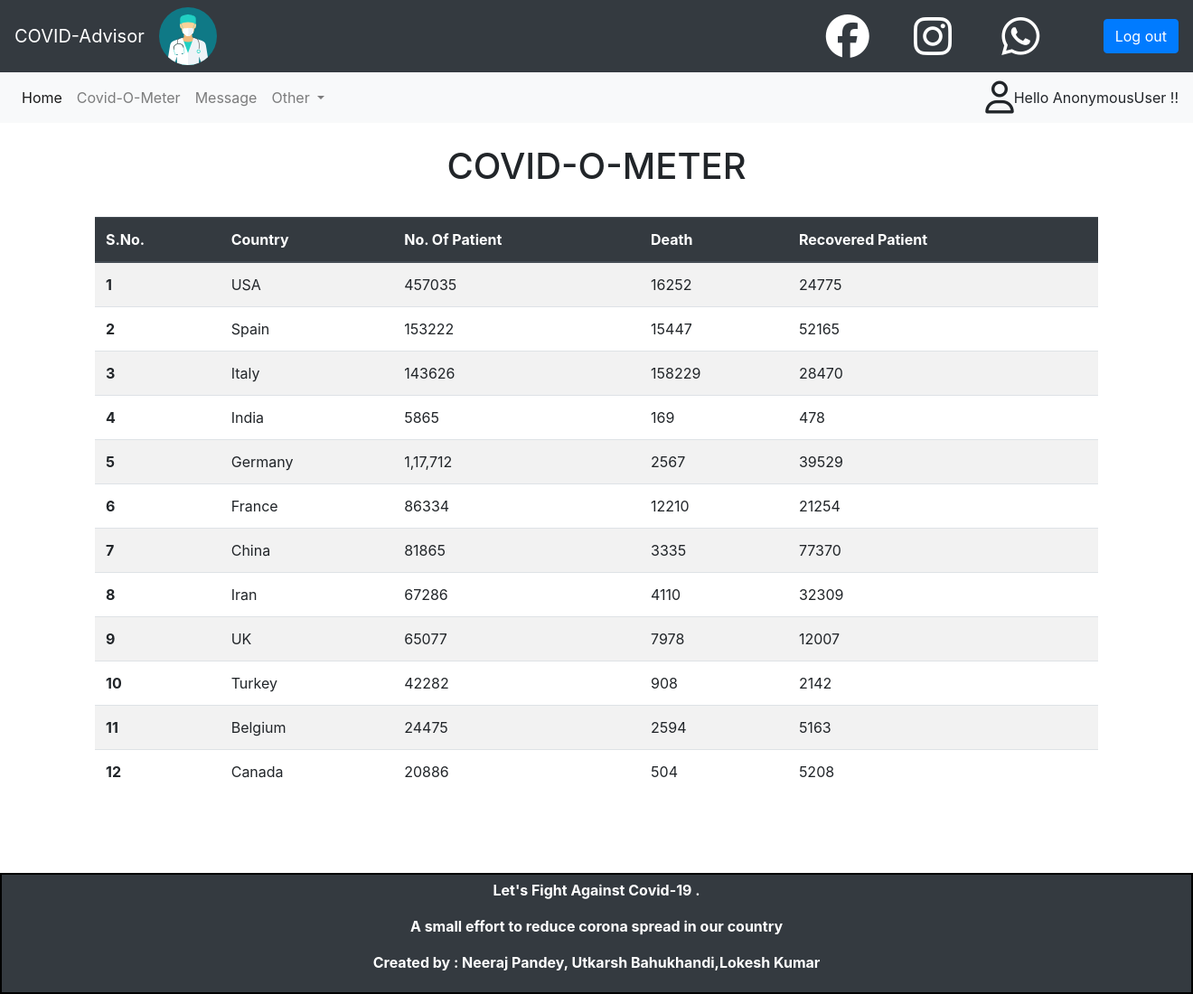
/meter/, run on the app's committed database.
### mysite/models.py (models this page shows, shortened)
class meter_data(models.Model):
    s_no=models.CharField(max_length=10,default="")
    country_name=models.CharField(max_length=10,default="")
    no_patient=models.CharField(max_length=10,default="")
    death=models.CharField(max_length=10,default="")
    no_recovered=models.CharField(max_length=10,default="")

### mysite/views.py (the view)
# urls.py: path("meter/",views.meter,name='meter'),
def meter(request):
    Data=meter_data.objects.all()
    n=len(Data)
    l=[]
    sum=0
    params={'Data':Data,'n_r':l,'nrow':range(n)}
    return render(request,'meter.html',params)

### mysite/templates/meter.html (shortened to what this page needs)
{% extends 'basic.html' %}
{% block body %}
{% load static %}
<nav class="navbar navbar-expand-lg navbar-light bg-light sticky" >
  <div class="collapse navbar-collapse" id="navbarTogglerDemo03" >
    <ul class="navbar-nav mr-auto mt-2 mt-lg-0">
      <li class="nav-item active">
        <a class="nav-link" href="/home/">Home</a>
      </li>
      <li class="nav-item">
        <a class="nav-link" href="/meter/">Covid-O-Meter</a>
      </li>
      <li class="nav-item">
          <a class="nav-link" href="/message/">Message</a>
        </li>
      <li class="nav-item dropdown">
          <a class="nav-link dropdown-toggle" href="#" id="navbarDropdownMenuLink" role="button" data-toggle="dropdown" aria-haspopup="true" aria-expanded="false">
            Other
          </a>
        </li>
    </ul>
    <i class='far fa-user' style='font-size:36px;'></i>
    <div>Hello {{user}} !!</div>
  </div>
</nav>
<br>
<div class="container" style="text-align:center;">
    <h1>COVID-O-METER</h1>
</div>
  <br>
<div class='container'>
  <table class="table table-striped">
    <thead class="thead-dark">
      <tr>
        <th scope="col">S.No.</th>
        <th scope="col">Country</th>
        <th scope="col">No. Of Patient</th>
        <th scope="col">Death</th>
        <th scope="col">Recovered Patient</th>
      </tr>
    </thead>
    <tbody>
{% for i in Data|slice:"0:" %}
      <tr>
        <th scope="row">{{i.s_no}}</th>
        <td>{{i.country_name}}</td>
        <td>{{i.no_patient}}</td>
        <td>{{i.death}}</td>
        <td>{{i.no_recovered}}</td>
      </tr>
      {% endfor%}
    </tbody>
  </table>
</div>
{% endblock %}

### mysite/templates/basic.html (shortened to what this page needs)
<!doctype html>
<html lang="en">
  <head>
    <link rel="stylesheet" href="https://stackpath.bootstrapcdn.com/bootstrap/4.4.1/css/bootstrap.min.css">
  </head>
  <body>
      {% load static %}
    <nav class="navbar navbar-expand-lg navbar-dark bg-dark" >
        <a class="navbar-brand " href="/home/"style="text-align:center;">COVID-Advisor</a>
     <img src="{% static 'doctor.png' %}"style="float:left">
     <div class="btn-group btn-group-toggle col-sm-3" data-toggle="buttons">
       <div class="col-sm-4">
      <a><i class='fab fa-facebook icon' style='font-size:48px;color:white'></i></a></div>
      <div class="col-sm-4">
      <a><i class='fab fa-instagram icon' style='font-size:48px;color:white'></i></a></div>
      <div class="col-sm-4">
        <a><i class='fab fa-whatsapp' style='font-size:48px;color:white'></i></a></div>
   </div>
  <div class="col-sm-2">
    <a href="/log_in/"><button type="button" class="btn btn-primary">Log out</button></a>
  </div>
      </nav>
    {% block body %}{% endblock %}
    <br>
    <br>
    <br>
    <div class="footer">
       <b> <p>        Let's Fight Against Covid-19 .</p>
        <p>A small effort to reduce corona spread in our country</p>
        <p>Created by : Neeraj Pandey, Utkarsh Bahukhandi,Lokesh Kumar </p></b>
    </div>
</body>
</html>

### mysite/templates/basic.html (style rules this page uses)
.footer { position: static; left: 0; bottom: 0; width: 100%; background-color: #343a40; color: white; text-align: center; border:2px solid black; padding:5px; }
a { list-style-type: none; cursor:pointer; opacity:1; }

### data on the page
meter_data: s_no "1", country_name "USA", no_patient "457035", death "16252", no_recovered "24775"
meter_data: s_no "2", country_name "Spain", no_patient "153222", death "15447", no_recovered "52165"
meter_data: s_no "3", country_name "Italy", no_patient "143626", death "158229", no_recovered "28470"
meter_data: s_no "4", country_name "India", no_patient "5865", death "169", no_recovered "478"
meter_data: s_no "5", country_name "Germany", no_patient "1,17,712", death "2567", no_recovered "39529"
meter_data: s_no "6", country_name "France", no_patient "86334", death "12210", no_recovered "21254"
meter_data: s_no "7", country_name "China", no_patient "81865", death "3335", no_recovered "77370"
meter_data: s_no "8", country_name "Iran", no_patient "67286", death "4110", no_recovered "32309"
meter_data: s_no "9", country_name "UK", no_patient "65077", death "7978", no_recovered "12007"
meter_data: s_no "10", country_name "Turkey", no_patient "42282", death "908", no_recovered "2142"
meter_data: s_no "11", country_name "Belgium", no_patient "24475", death "2594", no_recovered "5163"
meter_data: s_no "12", country_name "Canada", no_patient "20886", death "504", no_recovered "5208"

### other printed values
{{ user }} "AnonymousUser"
